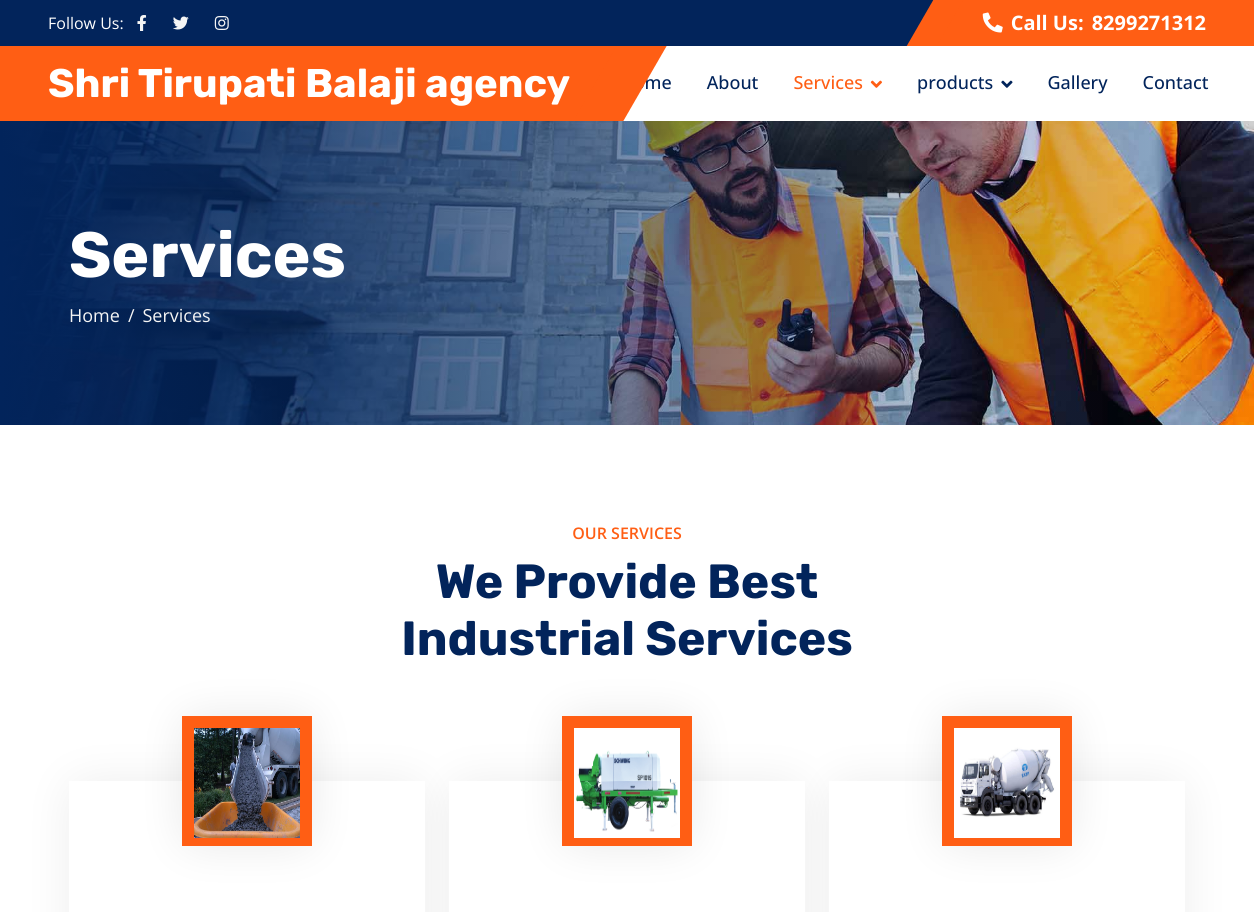
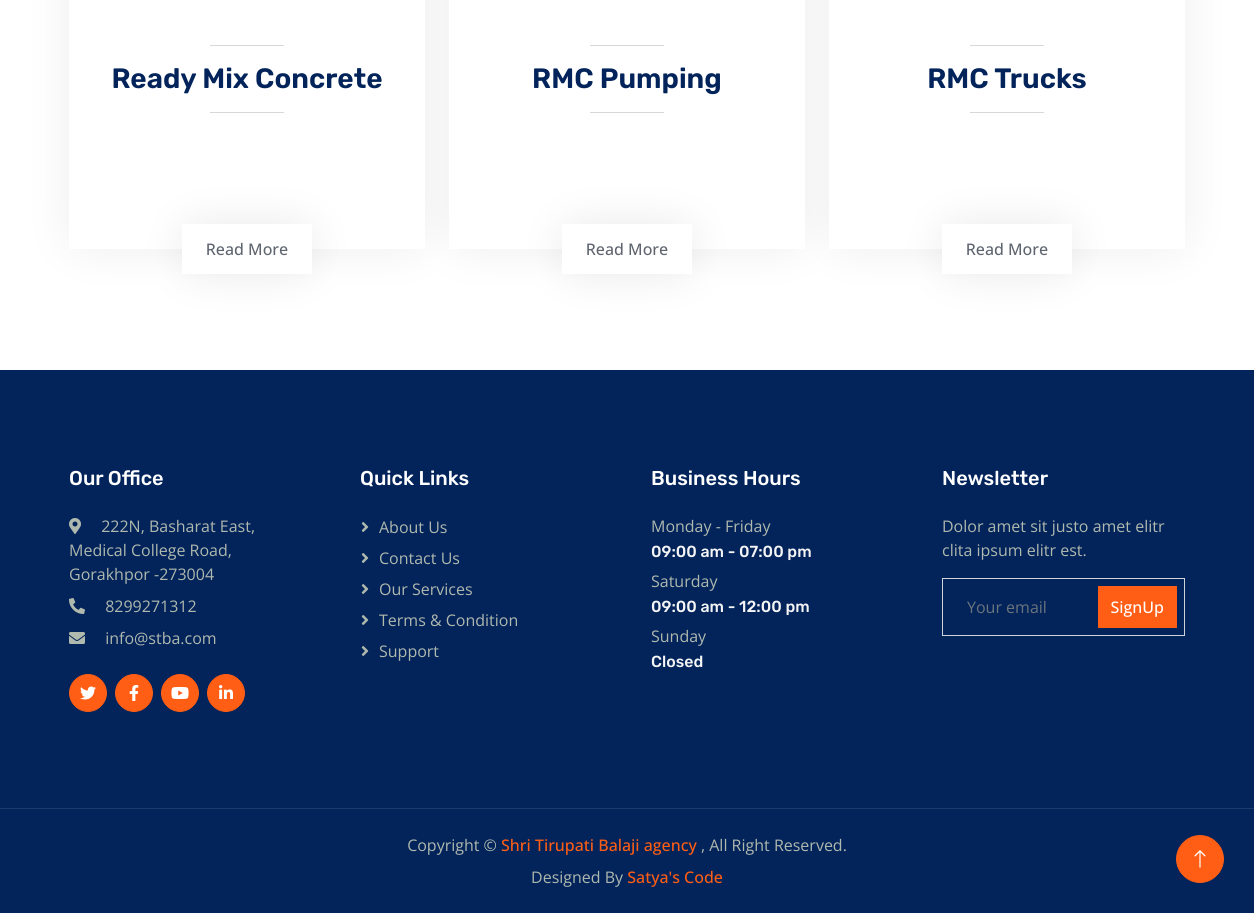
/services.php, run on the app's committed database (2 pictures, top to bottom).
### tables this page shows
CREATE TABLE `services` (
  `id` int(11) NOT NULL,
  `service` text NOT NULL,
  `image` text NOT NULL,
  `stext` text NOT NULL,
  `text` text NOT NULL,
  `date` date NOT NULL DEFAULT current_timestamp()
);

### services.php (the view, shortened to what this page needs)
<!DOCTYPE html>
<html lang="en">
<?php include_once('include/head.php'); ?>
<body>
    <?php include_once('include/header.php'); ?>
    <div class="container-fluid page-header py-5 mb-5 wow fadeIn" data-wow-delay="0.1s">
        <div class="container py-5">
            <h1 class="display-3 text-white animated slideInRight">Services</h1>
            <nav aria-label="breadcrumb">
                <ol class="breadcrumb animated slideInRight mb-0">
                    <li class="breadcrumb-item"><a href="#">Home</a></li>
                    <li class="breadcrumb-item active" aria-current="page">Services</li>
                </ol>
            </nav>
        </div>
    </div>
    <div class="container-xxl py-5">
        <div class="container">
            <div class="text-center mx-auto pb-4 wow fadeInUp" data-wow-delay="0.1s" style="max-width: 600px;">
                <p class="fw-medium text-uppercase text-primary mb-2">Our Services</p>
                <h1 class="display-5 mb-4">We Provide Best Industrial Services</h1>
            </div>
            <div class="row gy-5 gx-4">
                <?php
                $i = 1;
                $servicesql = $conn->query("SELECT * FROM `services` ORDER BY `services`.`id` DESC");
                while ($servicedata = $servicesql->fetch_assoc()) {
                    ?>
                    <div class="col-md-6 col-lg-4 wow fadeInUp" data-wow-delay="<?php echo '0.' . $i++; ?>s">
                        <div class="service-item">
                            <div class="service-img">
                                <img style="height: 110px; width: 110px;" class="img-fluid" src="img/<?= $servicedata['image'] ?>" alt="">
                            </div>
                            <div class="service-detail">
                                <div class="service-title">
                                    <hr class="w-25">
                                    <h3 class="mb-0">
                                        <?= ucwords($servicedata['service']) ?>
                                    </h3>
                                    <hr class="w-25">
                                </div>
                            </div>
                            <a class="btn btn-light" href="./services_details.php?service=<?= $servicedata['id'] ?>">Read
                                More</a>
                        </div>
                    </div>
                    <?php
                    $i++;
                }
                ?>
            </div>
        </div>
    </div>
    <?php include_once('include/footer.php'); ?>
</body>
</html>

### css/style.css (style rules this page uses)
:root { --primary: #FF5E14; --secondary: #5F656F; --light: #F5F5F5; --dark: #02245B; }
body { scrollbar-color: #FF5E14 transparent; }
h1, h2, .h1, .h2, .fw-bold { font-weight: 700 !important; }
h3, h4, .h3, .h4, .fw-medium { font-weight: 600 !important; }
.btn { transition: .5s; font-weight: 500; }
.page-header { background: linear-gradient(to right, rgba(2, 36, 91, 1) 0%, rgba(2, 36, 91, 0) 100%), url(../img/carousel-2.jpg) center center no-repeat; background-size: cover; }
.page-header .breadcrumb-item+.breadcrumb-item::before { color: var(--light); }
.page-header .breadcrumb-item, .page-header .breadcrumb-item a { font-size: 18px; color: var(--light); }
.service-item { position: relative; margin: 65px 0 25px 0; box-shadow: 0 0 45px rgba(0, 0, 0, .07); }
.service-item .service-img { position: absolute; padding: 12px; width: 130px; height: 130px; top: -65px; left: 50%; transform: translateX(-50%); background: var(--primary); box-shadow: 0 0 45px rgba(0, 0, 0, .09); z-index: 2; }
.service-item .service-detail { position: absolute; width: 100%; height: 100%; top: 0; left: 0; overflow: hidden; z-index: 1; }
.service-item .service-title { position: absolute; padding: 65px 30px 25px 30px; width: 100%; height: 100%; top: 0; left: 0; display: flex; flex-direction: column; align-items: center; justify-content: center; text-align: center; background: #FFFFFF; transition: .5s; }
.service-item .btn { position: absolute; width: 130px; height: 50px; left: 50%; bottom: -25px; transform: translateX(-50%); display: flex; align-items: center; justify-content: center; color: var(--secondary); background: #FFFFFF; border: none; box-shadow: 0 0 45px rgba(0, 0, 0, .09); z-index: 2; }

### data on the page
services: image (picture), service "Ready Mix Concrete"
services: image (picture), service "RMC Pumping"
services: image (picture), service "RMC Trucks"

### other printed values
$_SESSION['website_info']['contact1'] "8299271312"
$_SESSION['website_info']['website_name'] "Shri Tirupati Balaji agency"
$_SESSION['website_info']['address'] "222N, Basharat East, Medical College Road, Gorakhpor -273004"
$_SESSION['website_info']['email1'] "info@stba.com"
